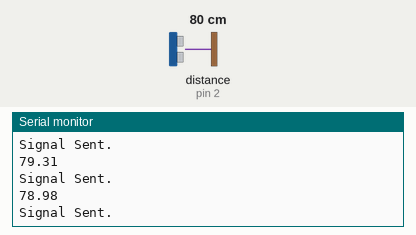
Simulated run of this sketch. Board: Arduino Uno, built with avr-gcc and run on an emulated ATmega328P. Parts: the last lines printed to the serial monitor. Wiring (inferred from the names in the program): ultrasonic range finder: trigger pin 12; echo pin 2. The test bench sets the inputs (shaded band); at power-on: distance to the obstacle (sensor on pin 2) 80 cm. The echo pulse lasts 58.3 µs per cm.

Above: at 1.2 s.
1.3 s: distance to the obstacle (sensor on pin 2) set to 250 cm
At 2.9 s:
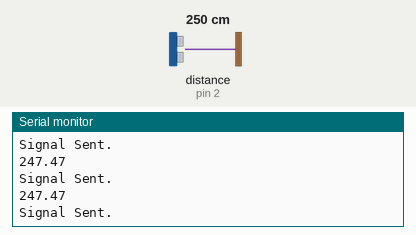
4.3 s: distance to the obstacle (sensor on pin 2) set to 2 cm
At 6.1 s:
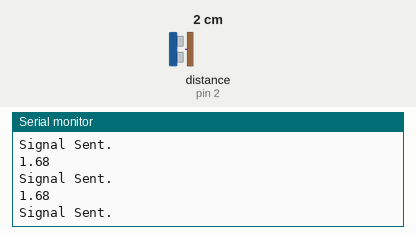
Timing chart, 0 to 7.6 s (numbered marks = the images above; inputs shaded):
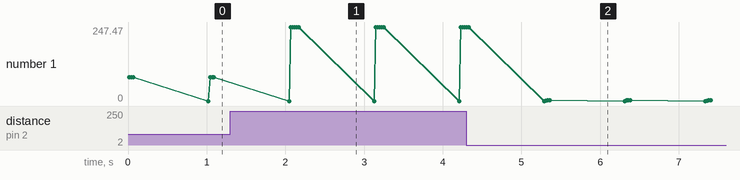

Measured:
- after the input at 1.3 s, the serial monitor: prints a new line after 0.77 s (image 1)
- after the input at 4.3 s, the serial monitor: prints a new line after 1.0 s (image 2)
- plotted number 1: 78.98 → 247.47 after the input at 1.3 s, 247.47 → 1.68 after the input at 4.3 s

The sketch:

Code.ino
```cpp
int trig=12;
int echo=2;
int feedback=6;
long duration=0;
float interval=0.001;
unsigned long reset_time=0;
float dist;


void setup() {
  // put your setup code here, to run once:
  pinMode(trig,OUTPUT);
  pinMode(echo,INPUT);
  Serial.begin(9600);
  pinMode(feedback,OUTPUT);

}

void loop() {
  // put your main code here, to run repeatedly:
  digitalWrite(feedback,LOW);
  digitalWrite(trig,LOW);
  delayMicroseconds(2);

  digitalWrite(trig,HIGH);
  delayMicroseconds(10);
  digitalWrite(trig,LOW);
  Serial.println("Signal Sent.\n\n");
  duration=pulseIn(echo,HIGH);
  dist=duration*0.034/2;
  Serial.println(dist);

  if(dist>10 && dist<15){
    for(int i=0; i<255; i++){
      analogWrite(feedback, i);
      delay(5);
    }
    for(int i=255; i>0; i--){
      analogWrite(feedback, i);
      delay(5);
    }
  }
  if(dist>6 && dist<10){
    for(int i=0; i<255; i++){
      analogWrite(feedback, i);
      delay(1);
    }
    for(int i=255; i>0; i--){
      analogWrite(feedback, i);
      delay(1);
    }
  }
  if(dist<6){
    analogWrite(feedback,255);
  }


}
```
